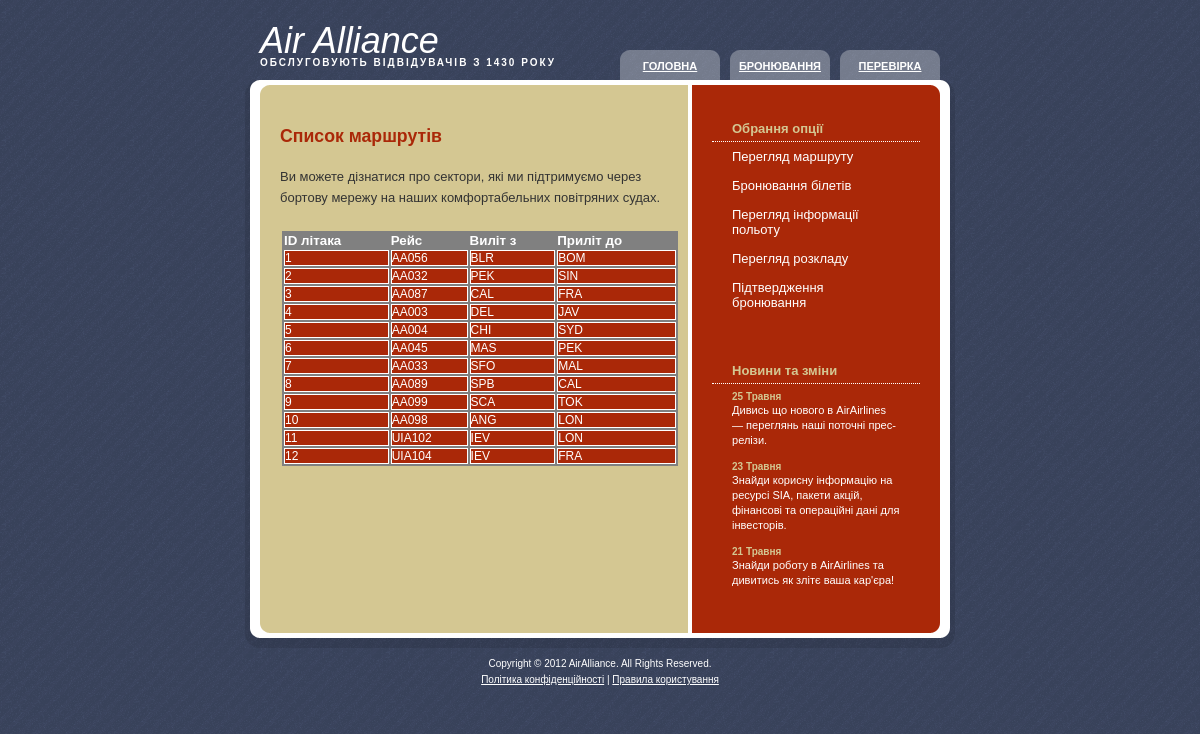
The page /flightinfo.php on the database its author committed.
### tables this page shows
CREATE TABLE IF NOT EXISTS `Flights` (
  `FID` int(11) NOT NULL,
  `FName` varchar(10) NOT NULL,
  `SourceSID` int(11) NOT NULL,
  `DestSID` int(11) NOT NULL,
  PRIMARY KEY  (`FID`)
);

CREATE TABLE IF NOT EXISTS `Sectors` (
  `SID` int(11) NOT NULL auto_increment,
  `Sector` varchar(10) NOT NULL,
  PRIMARY KEY  (`SID`),
  KEY `Sector` (`Sector`)
);

### itinerarymanager.php (called while the page is built, shortened)
<?php
include("classes/flight.php");
function initDB(){
    if(! isset($_SESSION['databaseURL'])){
            $query = "SELECT * FROM Sectors";
        }
    $databaseURL = $_SESSION['databaseURL'];
    $databaseUName = $_SESSION['databaseUName'];
    $databasePWord = $_SESSION['databasePWord'];
    $databaseName = $_SESSION['databaseName'];
    $connection = mysqli_connect($databaseURL,$databaseUName,$databasePWord);
    mysqli_select_db($connection,$databaseName);
    return $connection;
}
function getFlightInfo($FID){
    $connection = initDB();
    if($FID == 0){
            $query = "SELECT * FROM Flights";
        }
        else{
            $query = "SELECT * FROM Flights WHERE FID='".$FID."'";
        }
    $result = mysqli_query($connection,$query);
    $flightID = 0;
    while($row = mysqli_fetch_array($result)){
            $FID = $row['FID'];
            $FName = $row['FName'];
            $SourceSID = $row['SourceSID'];
            $DestSID = $row['DestSID'];
            $query2 = "SELECT * FROM Sectors WHERE SID='".$SourceSID."'";
            $result2 = mysqli_query($connection,$query2);
            $row2 = mysqli_fetch_array($result2);
            $source = $row2['Sector'];
            $query3 = "SELECT * FROM Sectors WHERE SID='".$DestSID."'";
            $result3 = mysqli_query($connection,$query3);
            $row3 = mysqli_fetch_array($result3);
            $dest= $row3['Sector'];
            $flight = new Flight();
            $flight->set_FID($FID);
            $flight->set_FName($FName);
            $flight->set_source($source);
            $flight->set_dest($dest);
            $flightData[$flightID] = $flight;
            $flightID = $flightID +1;
        }
    return $flightData;
}
?>

### classes/flight.php (called while the page is built)
<?php
class Flight {
    private $FID;
    private $fName;
    private $source;
    private $dest;
    function set_FID($FID) {
        $this->FID = $FID;
    }
    function set_FName($fName) {
        $this->fName = $fName;
    }
    function set_source($source) {
        $this->source = $source;
    }
    function set_dest($dest) {
        $this->dest = $dest;
    }
    function get_FID() {
        return $this->FID;
    }
    function get_FName() {
        return $this->fName;
    }
    function get_source() {
        return $this->source;
    }
    function get_dest() {
        return $this->dest;
    }
}
?>

### flightinfo.php (the view, shortened to what this page needs)
<!DOCTYPE html PUBLIC "-//W3C//DTD XHTML 1.0 Strict//EN" "http://www.w3.org/TR/xhtml1/DTD/xhtml1-strict.dtd">
<html xmlns="http://www.w3.org/1999/xhtml">
    <head>
        <link href="css/default.css" rel="stylesheet" type="text/css" />
    </head>
    <?php
        include("itinerarymanager.php");
        $FID=0;
    ?>
    <body>
        <div id="wrapper">
        <?php include 'include/header.php'; ?>
            <div id="page">
                <div id="content">
                    <div id="welcome">
                        <h1>Список маршрутів</h1>
                        <p>
                            Ви можете дізнатися про сектори, які ми підтримуємо через бортову мережу на наших комфортабельних повітряних судах.
                        </p>
                        <table class="aatable">
                            <tr>
                                <th>ID літака</th>
                                <th>Рейс</th>
                                <th>Виліт з</th>
                                <th>Приліт до</th>
                            </tr>
                            <?php
                            $flightData = getFlightInfo($FID);
                            for($index=0;$index < count($flightData);$index++){
                                $flight = $flightData[$index];
                                echo "<tr>";
                                echo "<td>".$flight->get_FID()."</td>";
                                echo "<td>".$flight->get_FName()."</td>";
                                echo "<td>".$flight->get_source()."</td>";
                                echo "<td>".$flight->get_dest()."</td>";
                                echo "</tr>";
                            }
                            ?>
                        </table>
                    </div>
                </div>
                <div id="sidebar">
                    <ul>
                        <?php include 'include/nav.php'; ?>
                            <?php include 'include/updates.php'; ?>
                    </ul>
                </div>
                <div style="clear: both; height: 1px"></div>
            </div>
                <?php include 'include/footer.php'; ?>
        </div>
    </body>
</html>

### include/header.php
<div id="header">
    <div id="logo">
        <h1><a href="index.php">Air Alliance</a></h1>
        <h2><a href="index.php">Обслуговують відвідувачів з 1430 року</a></h2>
    </div>
    <div id="menu">
        <ul>
            <li><a href="index.php">Головна</a></li>
            <li><a href="processitinerary.php">Бронювання</a></li>
            <li><a href="confirmreservation.php">Перевірка</a></li>
        </ul>
    </div>
</div>

### include/nav.php
<li id="submenu">
    <h2>Обрання опції</h2>
    <ul>
        <li><a href="listitinerary.php">Перегляд маршруту</a></li>
        <li><a href="processitinerary.php">Бронювання білетів</a></li>
        <li><a href="flightinfo.php">Перегляд інформації польоту</a></li>
        <li><a href="scheduleinfo.php">Перегляд розкладу</a></li>
        <li><a href="confirmreservation.php">Підтвердження бронювання</a></li>
    </ul>
</li>

### include/updates.php
<li id="news">
    <h2>Новини та зміни</h2>
    <ul>
        <li>
            <h3>25 Травня</h3>
            <p><a href="#">Дивись що нового в AirAirlines — переглянь наші поточні прес-релізи.</a></p>
        </li>
        <li>
            <h3>23 Травня</h3>
            <p><a href="#">Знайди корисну інформацію на ресурсі SIA, пакети акцій, фінансові та операційні дані для інвесторів.</a></p>
        </li>
        <li>
            <h3>21 Травня</h3>
            <p><a href="#">Знайди роботу в AirAirlines та дивитись як злітє ваша кар'єра!</a></p>
        </li>
    </ul>
</li>

### include/footer.php
<div id="footer">
    <p id="legal">Copyright &copy; 2012 AirAlliance. All Rights Reserved.</p>
    <p id="links"><a href="#">Політика конфіденційності</a> | <a href="#">Правила користування</a></p>
</div>

### css/default.css (style rules this page uses)
* { margin: 0; padding: 0; }
body { background: #D4C792 url(images/img01.gif); font-family: Arial, Helvetica, sans-serif; font-size: 13px; color: #333333; }
h1, h2, h3 { color: #AA2808; }
p, blockquote, ul, ol { margin-bottom: 20px; line-height: 1.6em; }
a { text-decoration: underline; color: #323B51; }
#header { width: 710px; height: 96px; margin: 0 auto; background: url(images/img05.gif) no-repeat left bottom; }
#logo { float: left; padding: 20px 0 0 15px; }
#logo h1 { margin: 0; padding: 0; font: italic 36px "Trebuchet MS", Arial, Helvetica, sans-serif; }
#logo h2 { margin: -5px 0 0 0; padding: 0; text-transform: uppercase; letter-spacing: 2px; font-size: 10px; font-weight: bold; color: #D4C792; }
#logo a { text-decoration: none; color: #FFFFFF; }
#menu { float: right; padding-right: 10px; }
#menu ul { margin: 0; padding: 50px 0 0 0; list-style: none; line-height: normal; }
#menu li { display: inline; }
#menu a { display: block; float: left; width: 110px; height: 20px; margin: 0; padding: 10px 0 0 0; background: url(images/img02.gif); text-align: center; text-transform: uppercase; font-size: 11px; font-weight: bold; color: #FFFFFF; }
#page { width: 710px; margin: 0 auto; background: #D4C792 url(images/img04.gif) repeat-y; }
#content { float: left; width: 388px; padding: 30px 0 0 35px; }
#content h1, #content h2, #content h3 { margin-bottom: 20px; }
#content h1 { font-size: 136%; }
#sidebar { float: right; width: 208px; padding: 0 35px 0 0; }
#sidebar ul { margin: 0; padding: 0; list-style: none; line-height: normal; }
#sidebar li { margin-bottom: 1px; padding: 20px 0; }
#sidebar li li { margin: 0; padding: 7px 20px; border: none; }
#sidebar h2 { padding: 5px 20px; border-bottom: 1px dotted #FFFFFF; font-size: 100%; color: #D4C792; }
#sidebar h3 { font-size: 77%; color: #D4C792; }
#sidebar p { margin: 0; line-height: normal; color: #D4C792; }
#sidebar a { border: none; text-decoration: none; color: #FFFFFF; }
#news a { font-size: 85%; }
#footer { width: 710px; height: 50px; margin: 0 auto; padding: 40px 0 0 0; background: url(images/img06.gif) no-repeat; color: #FFFFFF; }
#footer p { margin: 0; text-align: center; font-size: 77%; }
#footer a { text-decoration: underline; color: #FFFFFF; }
TABLE.aatable { font-family:arial; font-size:10pt; background-color:#808080; width:400px; border-style:solid; border-color:#D4C792; border-width:2px; }
TH { font-size:10pt; color:white; text-align:left; }
TD { font-size:9pt; background-color:#AA2808; color:white; border-style:solid; border-width:1px; text-align:left; }

### rows shown on the page
flights: FID "1", FName "AA056"
sectors: Sector "BLR"
sectors: Sector "BOM"
flights: FID "2", FName "AA032"
sectors: Sector "PEK"
sectors: Sector "SIN"
flights: FID "3", FName "AA087"
sectors: Sector "CAL"
sectors: Sector "FRA"
flights: FID "4", FName "AA003"
sectors: Sector "DEL"
sectors: Sector "JAV"
flights: FID "5", FName "AA004"
sectors: Sector "CHI"
sectors: Sector "SYD"
flights: FID "6", FName "AA045"
sectors: Sector "MAS"
flights: FID "7", FName "AA033"
sectors: Sector "SFO"
sectors: Sector "MAL"
flights: FID "8", FName "AA089"
sectors: Sector "SPB"
sectors: Sector "CAL"
flights: FID "9", FName "AA099"
sectors: Sector "SCA"
sectors: Sector "TOK"
flights: FID "10", FName "AA098"
sectors: Sector "ANG"
sectors: Sector "LON"
flights: FID "11", FName "UIA102"
sectors: Sector "IEV"
flights: FID "12", FName "UIA104"
